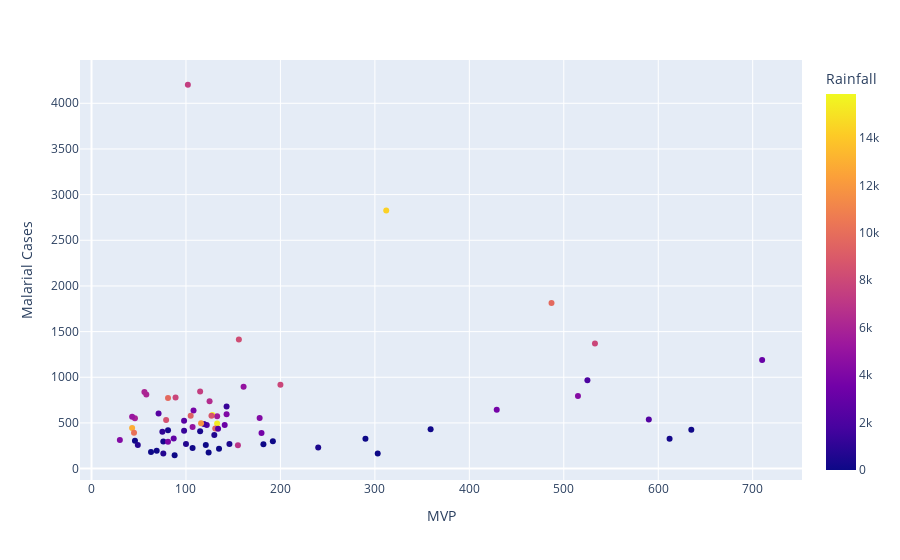

Notebook code for this chart:
### Code cell
fig.show()

### Figure 1 — Plotly figure (JSON) as saved in the notebook; plotly's stock layout.template omitted (floating-point values rounded to 4 significant figures)
{"data": [{"hovertemplate": "MVP=%{x}<br>Malarial Cases=%{y}<br>Rainfall=%{marker.color}<extra></extra>", "legendgroup": "", "marker": {"color": [0, 0, 1318.0, 2441.0, 3743.0, 6462.0, 6080.0, 15350.0, 9321, 4966.0, 2253.0, 6.2, 0, 267.7, 581.9, 1628.0, 3166.0, 15850.0, 4020.0, 5946.0, 12920.0, 10150.0, 264.7, 40.4, 113, 4250.0, 4011.0, 1046.0, 2411.0, 5097.0, 6064.0, 9286.0, 8470.0, 2743.0, 759.9, 12.5, 0, 0, 419.8, 683.5, 2493, 4211.0, 7817.0, 4894.0, 7884.0, 5486.0, 3614.0, 3, 705.7, 54.5, 381.3, 1325.0, 7439, 7413.0, 14360.0, 8237.0, 9735.0, 8718.0, 11830.0, 6953, 0, 460.4, 114.6, 3663, 4317.0, 3134, 9762.0, 7871.0, 2007, 2316.0, 79.2, 218.5], "coloraxis": "coloraxis", "symbol": "circle"}, "mode": "markers", "name": "", "orientation": "v", "showlegend": false, "type": "scatter", "x": [135, 192, 98, 71, 108, 125, 58, 133, 131, 107, 122, 290, 121, 76, 130, 119, 141, 128, 143, 46, 43, 45, 81, 46, 107, 30, 81, 75, 134, 43, 56, 105, 79, 87, 49, 63, 88, 124, 146, 100, 98, 178, 89, 161, 200, 133, 180, 182, 76, 69, 115, 143, 115, 102, 312, 156, 81, 127, 116, 155, 303, 240, 359, 429, 515, 710, 487, 533, 525, 590, 635, 612], "xaxis": "x", "y": [217, 298, 413, 603, 636, 736, 811, 493, 440, 455, 477, 326, 257, 296, 367, 487, 478, 588, 595, 550, 445, 392, 419, 305, 225, 313, 293, 404, 435, 567, 839, 579, 531, 330, 257, 182, 146, 177, 268, 268, 524, 554, 779, 895, 918, 572, 391, 267, 165, 196, 408, 681, 844, 4203, 2826, 1414, 773, 578, 497, 256, 165, 232, 431, 643, 795, 1190, 1812, 1371, 968, 537, 425, 328], "yaxis": "y"}], "layout": {"coloraxis": {"colorbar": {"title": {"text": "Rainfall"}}, "colorscale": [[0, "#0d0887"], [0.1111, "#46039f"], [0.2222, "#7201a8"], [0.3333, "#9c179e"], [0.4444, "#bd3786"], [0.5556, "#d8576b"], [0.6667, "#ed7953"], [0.7778, "#fb9f3a"], [0.8889, "#fdca26"], [1, "#f0f921"]]}, "legend": {"tracegroupgap": 0}, "margin": {"t": 60}, "xaxis": {"anchor": "y", "domain": [0, 1], "title": {"text": "MVP"}}, "yaxis": {"anchor": "x", "domain": [0, 1], "title": {"text": "Malarial Cases"}}}}
